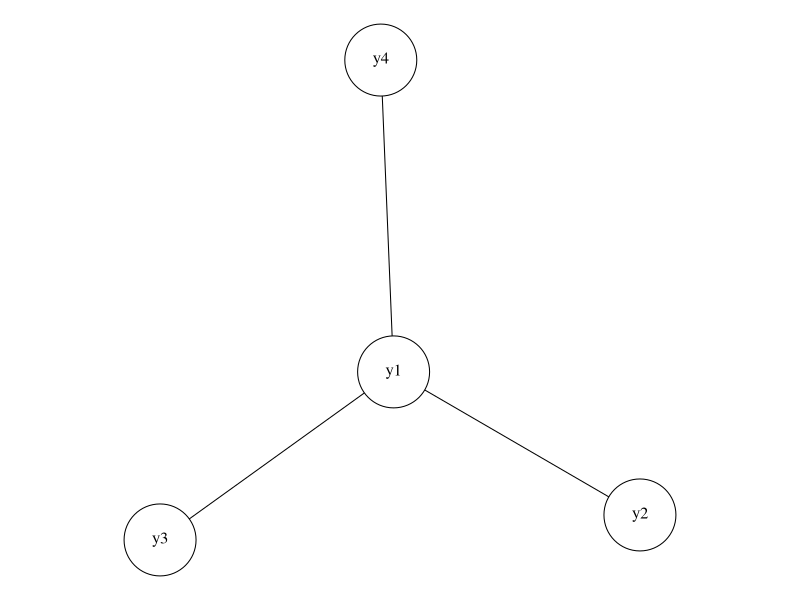
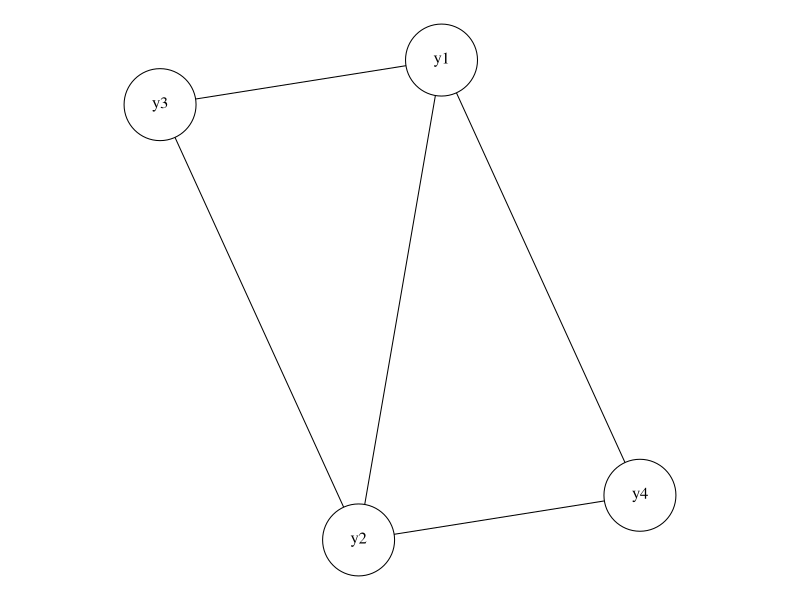
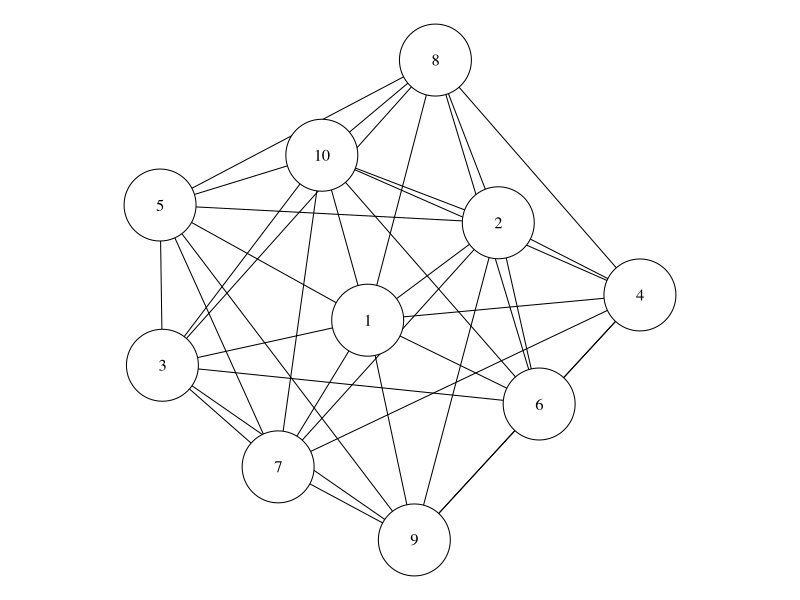

Generate these figures, in order, with R:
## ---- chunk 1
el <- matrix(c(
  "y1", "y2",
  "y1", "y3",
  "y1", "y4"),
  nc = 2,
  byrow = TRUE
)

g  <- igraph::graph_from_edgelist(el, directed = FALSE)
par(mar = c(0, 0, 0, 0)+.1)
plot(g,
     vertex.size = 30,
     vertex.color = "white",
     vertex.label.color = "black",
     vertex.label.cex = 1,
     edge.width = 1,
     edge.color = "black"
)

## ---- chunk 2
el <- matrix(c(
  "y1", "y2",
  "y1", "y3",
  "y1", "y4",
  "y2", "y3",
  "y2", "y4"),
  nc = 2,
  byrow = TRUE
)

g  <- igraph::graph_from_edgelist(el, directed = FALSE)
par(mar = c(0, 0, 0, 0)+.1)
plot(g,
     vertex.size = 30,
     vertex.color = "white",
     vertex.label.color = "black",
     vertex.label.cex = 1,
     edge.width = 1,
     edge.color = "black"
)
## ---- chunk 3
J <- 10 # number of dimensions
m <- matrix(0, ncol=J, nrow=J)
m[1,1] <- 1
for (i in 2:J) {
 for (j in 2:J) {
   m[i,j] <- 0.9^abs(i-j)
 } 
}
minv <- solve(m)
g_bar_mat <- (abs(minv) < 10e-5) + 0
g_bar_mat[upper.tri(g_bar_mat)] <- NA
id_ones <- which(g_bar_mat == 1, arr.ind = TRUE)
g <- igraph::graph_from_edgelist(id_ones, directed = FALSE)
par(mar = c(0, 0, 0, 0)+.1)
plot(g,
     vertex.size = 30,
     vertex.color = "white",
     vertex.label.color = "black",
     vertex.label.cex = 1,
     edge.width = 1,
     edge.color = "black"
)
## More efficient version from stackoverflow
## https://stackoverflow.com/questions/55091438/r-igraph-find-all-cycles
FindCycles <- function(g) {
  Cycles <- NULL
  for (v1 in igraph::V(g)) {
    if(degree(g, v1, mode="in") == 0) { next }
    GoodNeighbors <- igraph::neighbors(g, v1, mode="out")
    GoodNeighbors = GoodNeighbors[GoodNeighbors > v1]
    for(v2 in GoodNeighbors) {
      TempCyc <- lapply(all_simple_paths(g, v2,v1, mode="out"), function(p) c(v1,p))
      TempCyc <- TempCyc[which(sapply(TempCyc, length) > 3)]
      TempCyc <- TempCyc[sapply(TempCyc, min) == sapply(TempCyc, `[`, 1)]
      Cycles  <- c(Cycles, TempCyc)
    }
  }
  Cycles
}
library(igraph)
Cy <- FindCycles(g)
lCy <- ifelse(length(Cy) == 0, 0, sapply(Cy, length))
is_ident <- all(lCy > 2 & lCy %% 2 == 0)
is_ident
